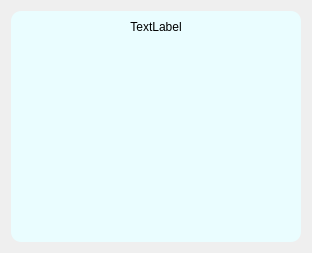
<?xml version="1.0" encoding="UTF-8"?>
<ui version="4.0">
 <class>VertexInfo</class>
 <widget class="QWidget" name="VertexInfo">
  <property name="geometry">
   <rect>
    <x>0</x>
    <y>0</y>
    <width>312</width>
    <height>253</height>
   </rect>
  </property>
  <property name="maximumSize">
   <size>
    <width>16777215</width>
    <height>16777215</height>
   </size>
  </property>
  <property name="windowTitle">
   <string>Form</string>
  </property>
  <layout class="QGridLayout" name="gridLayout">
   <item row="0" column="0" rowspan="2" colspan="2">
    <widget class="QFrame" name="frame">
     <property name="styleSheet">
      <string notr="true">border-top-left-radius:10px;

border-top-right-radius:10px;

border-bottom-left-radius:10px;

border-bottom-right-radius:10px;

background-color: rgb(234, 253, 255);</string>
     </property>
     <property name="frameShape">
      <enum>QFrame::Box</enum>
     </property>
     <property name="frameShadow">
      <enum>QFrame::Plain</enum>
     </property>
     <property name="lineWidth">
      <number>1</number>
     </property>
     <layout class="QVBoxLayout" name="verticalLayout_2">
      <item>
       <layout class="QVBoxLayout" name="verticalLayout">
        <item>
         <widget class="QLabel" name="nameTextLabel">
          <property name="text">
           <string>TextLabel</string>
          </property>
          <property name="alignment">
           <set>Qt::AlignCenter</set>
          </property>
         </widget>
        </item>
        <item>
         <widget class="QTextBrowser" name="detailTextBrowser">
          <property name="styleSheet">
           <string notr="true"/>
          </property>
         </widget>
        </item>
       </layout>
      </item>
     </layout>
    </widget>
   </item>
  </layout>
 </widget>
 <resources/>
 <connections/>
</ui>
